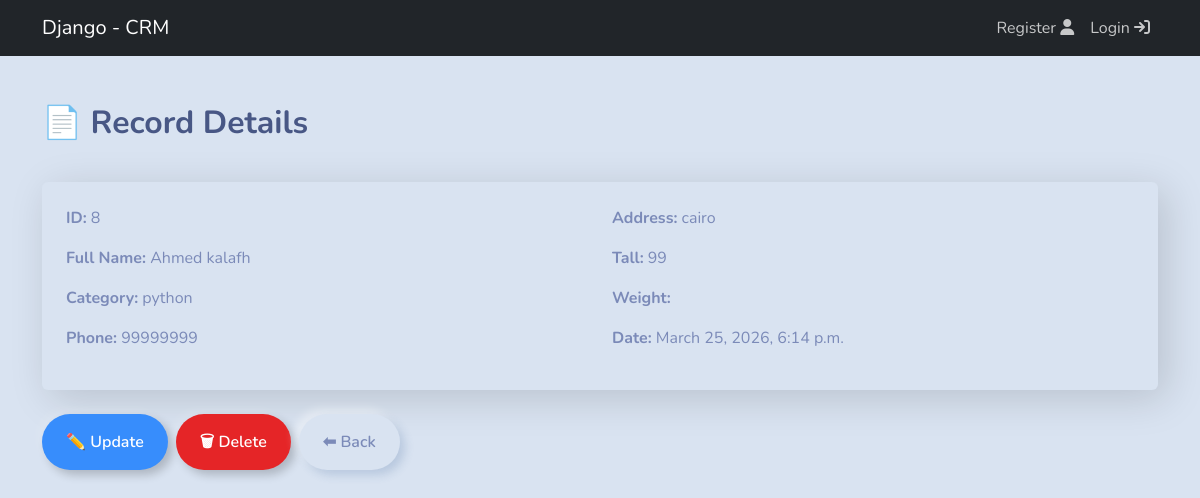
/view/8, run on the app's committed database.
### webapp/models.py (models this page shows, shortened)
class Record(models.Model):
    category =  models.ForeignKey(Category,on_delete=models.CASCADE)
    first_name = models.CharField(max_length=250)
    last_name = models.CharField(max_length=250)
    phone = models.IntegerField()
    tall = models.IntegerField()
    wedight = models.IntegerField()
    address = models.CharField(max_length=250)
    create_at = models.DateTimeField(auto_now_add=True)
    class Meta:
       ordering = ['-create_at']

class Category(models.Model):
    name = models.CharField(max_length=50)
    create_at = models.DateTimeField(auto_now_add=True)
    def __str__(self):
       return self.name

### webapp/views.py (the view)
# urls.py: path('view/<int:id>' , views.view_record,name='view_record'),
def view_record(request,id):
    record = Record.objects.get(id=id)
    context = {
         'record':record
    }
    return render(request,'web/view_record.html', context)

### templates/web/view_record.html (shortened to what this page needs)
{% extends 'base.html' %}
{% block content %}
<div class="container mt-5">
    <div class="mb-4">
        <h2 class="fw-bold">📄 Record Details</h2>
    </div>
    <div class="card shadow-lg">
        <div class="card-body">
            <div class="row">
                <div class="col-md-6">
                    <p><strong>ID:</strong> {{ record.id }}</p>
                    <p><strong>Full Name:</strong> {{ record.first_name|title }} {{ record.last_name }}</p>
                    <p><strong>Category:</strong> {{ record.category }}</p>
                    <p><strong>Phone:</strong> {{ record.phone }}</p>
                </div>
                <div class="col-md-6">
                    <p><strong>Address:</strong> {{ record.address }}</p>
                    <p><strong>Tall:</strong> {{ record.tall }}</p>
                    <p><strong>Weight:</strong> {{ record.weight }}</p>
                    <p><strong>Date:</strong> {{ record.create_at }}</p>
                </div>
            </div>
        </div>
    </div>
    <div class="mt-4 d-flex gap-2">
        <a href="{% url 'update' record.id %}"
           class="btn btn-outline-primary">
           ✏️ Update
        </a>
        <a href="{% url 'delete' record.id %}"
           class="btn btn-outline-danger">
           🗑 Delete
        </a>
        <a href="{% url 'dashboard' %}"
           class="btn btn-secondary">
           ⬅ Back
        </a>
    </div>
</div>
{% endblock %}

### data on the page
Record: id "8", first_name "Ahmed", last_name "kalafh", category "python", phone "99999999", address "cairo", tall "99", create_at "March 25, 2026, 6:14 p.m."
